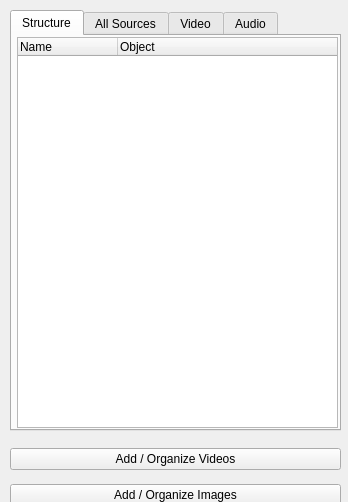
<?xml version="1.0" encoding="UTF-8"?>
<ui version="4.0">
 <class>uiSourceWidget</class>
 <widget class="QWidget" name="uiSourceWidget">
  <property name="geometry">
   <rect>
    <x>0</x>
    <y>0</y>
    <width>348</width>
    <height>502</height>
   </rect>
  </property>
  <property name="windowTitle">
   <string>Form</string>
  </property>
  <widget class="QTabWidget" name="m_pTabSources">
   <property name="geometry">
    <rect>
     <x>10</x>
     <y>10</y>
     <width>331</width>
     <height>421</height>
    </rect>
   </property>
   <property name="currentIndex">
    <number>0</number>
   </property>
   <widget class="QWidget" name="TabPage">
    <attribute name="title">
     <string>Structure</string>
    </attribute>
    <widget class="QTreeWidget" name="m_pListViewStructure">
     <property name="geometry">
      <rect>
       <x>5</x>
       <y>1</y>
       <width>321</width>
       <height>391</height>
      </rect>
     </property>
     <property name="iconSize">
      <size>
       <width>32</width>
       <height>32</height>
      </size>
     </property>
     <property name="columnCount">
      <number>2</number>
     </property>
     <attribute name="headerDefaultSectionSize">
      <number>100</number>
     </attribute>
     <column>
      <property name="text">
       <string>Name</string>
      </property>
     </column>
     <column>
      <property name="text">
       <string notr="true">Object</string>
      </property>
     </column>
    </widget>
   </widget>
   <widget class="QWidget" name="tab">
    <attribute name="title">
     <string>All Sources</string>
    </attribute>
    <widget class="QTreeWidget" name="m_pListViewAllSources">
     <property name="geometry">
      <rect>
       <x>0</x>
       <y>0</y>
       <width>321</width>
       <height>401</height>
      </rect>
     </property>
     <property name="iconSize">
      <size>
       <width>150</width>
       <height>150</height>
      </size>
     </property>
     <property name="columnCount">
      <number>1</number>
     </property>
     <column>
      <property name="text">
       <string notr="true">1</string>
      </property>
     </column>
    </widget>
   </widget>
   <widget class="QWidget" name="tab1">
    <attribute name="title">
     <string>Video</string>
    </attribute>
    <widget class="QTreeWidget" name="m_pListViewVideoSources">
     <property name="geometry">
      <rect>
       <x>0</x>
       <y>0</y>
       <width>321</width>
       <height>391</height>
      </rect>
     </property>
     <property name="sizePolicy">
      <sizepolicy hsizetype="Preferred" vsizetype="Ignored">
       <horstretch>0</horstretch>
       <verstretch>0</verstretch>
      </sizepolicy>
     </property>
     <attribute name="headerDefaultSectionSize">
      <number>70</number>
     </attribute>
     <attribute name="headerMinimumSectionSize">
      <number>21</number>
     </attribute>
     <column>
      <property name="text">
       <string notr="true">System</string>
      </property>
     </column>
     <column>
      <property name="text">
       <string>Resolution</string>
      </property>
     </column>
     <column>
      <property name="text">
       <string>Time</string>
      </property>
     </column>
     <column>
      <property name="text">
       <string>Size</string>
      </property>
     </column>
     <column>
      <property name="text">
       <string>Ratio</string>
      </property>
     </column>
     <column>
      <property name="text">
       <string>FPS</string>
      </property>
     </column>
     <column>
      <property name="text">
       <string>Status</string>
      </property>
     </column>
     <column>
      <property name="text">
       <string>Name</string>
      </property>
     </column>
    </widget>
   </widget>
   <widget class="QWidget" name="TabPage1">
    <attribute name="title">
     <string>Audio</string>
    </attribute>
    <widget class="QTreeWidget" name="m_pListViewAudioSources">
     <property name="geometry">
      <rect>
       <x>5</x>
       <y>1</y>
       <width>321</width>
       <height>391</height>
      </rect>
     </property>
     <attribute name="headerDefaultSectionSize">
      <number>85</number>
     </attribute>
     <column>
      <property name="text">
       <string notr="true">System</string>
      </property>
     </column>
     <column>
      <property name="text">
       <string>Time</string>
      </property>
     </column>
     <column>
      <property name="text">
       <string>Bits</string>
      </property>
     </column>
     <column>
      <property name="text">
       <string>Sample</string>
      </property>
     </column>
     <column>
      <property name="text">
       <string>BPS</string>
      </property>
     </column>
     <column>
      <property name="text">
       <string>Size</string>
      </property>
     </column>
     <column>
      <property name="text">
       <string>Status</string>
      </property>
     </column>
     <column>
      <property name="text">
       <string>Name</string>
      </property>
     </column>
    </widget>
   </widget>
  </widget>
  <widget class="QWidget" name="verticalLayoutWidget">
   <property name="geometry">
    <rect>
     <x>10</x>
     <y>440</y>
     <width>331</width>
     <height>76</height>
    </rect>
   </property>
   <layout class="QVBoxLayout" name="verticalLayout">
    <item>
     <widget class="QPushButton" name="m_pButtonAddMovie">
      <property name="text">
       <string>Add / Organize Videos</string>
      </property>
     </widget>
    </item>
    <item>
     <widget class="QPushButton" name="m_pButtonAddSlide">
      <property name="text">
       <string>Add / Organize Images</string>
      </property>
     </widget>
    </item>
   </layout>
  </widget>
 </widget>
 <resources/>
 <connections/>
</ui>
